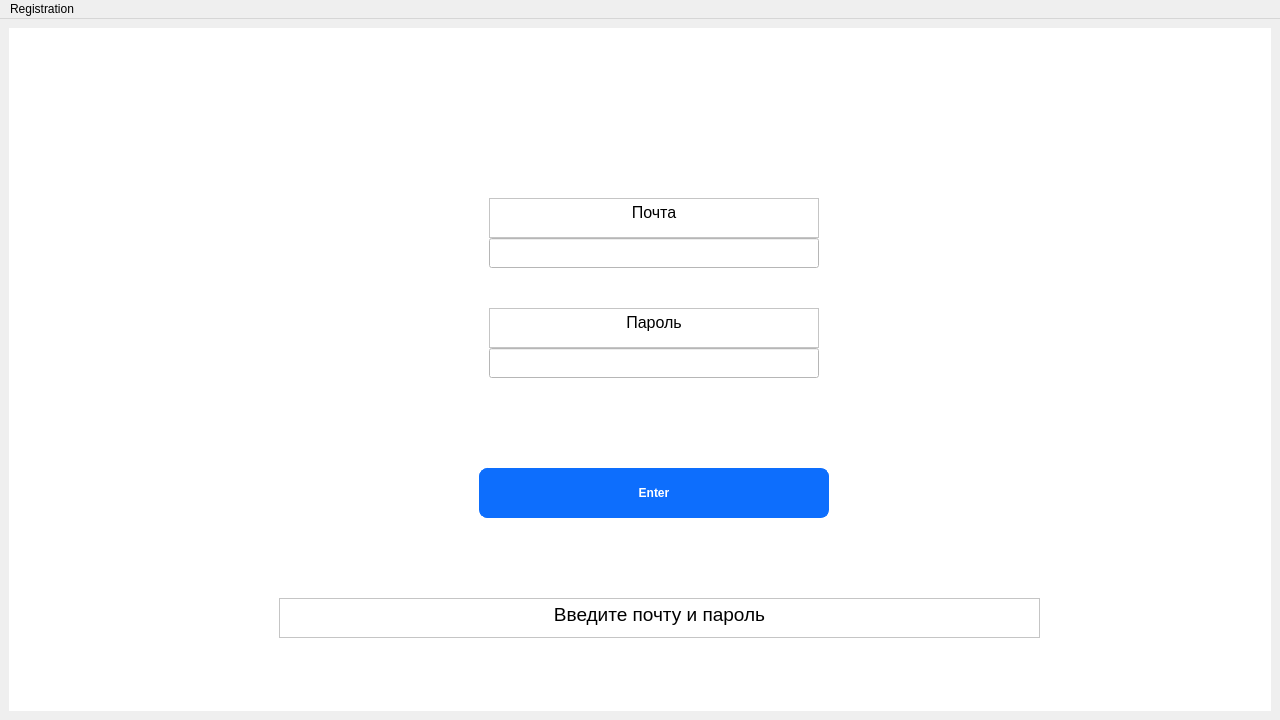
<?xml version="1.0" encoding="UTF-8"?>
<ui version="4.0">
 <class>MainWindow</class>
 <widget class="QMainWindow" name="MainWindow">
  <property name="enabled">
   <bool>true</bool>
  </property>
  <property name="geometry">
   <rect>
    <x>0</x>
    <y>0</y>
    <width>1280</width>
    <height>720</height>
   </rect>
  </property>
  <property name="minimumSize">
   <size>
    <width>1280</width>
    <height>720</height>
   </size>
  </property>
  <property name="maximumSize">
   <size>
    <width>1280</width>
    <height>720</height>
   </size>
  </property>
  <property name="windowTitle">
   <string>AI-image-editor</string>
  </property>
  <widget class="QWidget" name="centralwidget">
   <layout class="QHBoxLayout" name="horizontalLayout">
    <item>
     <widget class="QWidget" name="widget" native="true">
      <property name="enabled">
       <bool>true</bool>
      </property>
      <property name="styleSheet">
       <string notr="true">background-color: rgb(255, 255, 255);</string>
      </property>
      <widget class="QTextEdit" name="email_text">
       <property name="geometry">
        <rect>
         <x>480</x>
         <y>170</y>
         <width>330</width>
         <height>40</height>
        </rect>
       </property>
       <property name="readOnly">
        <bool>true</bool>
       </property>
       <property name="html">
        <string>&lt;!DOCTYPE HTML PUBLIC &quot;-//W3C//DTD HTML 4.0//EN&quot; &quot;http://www.w3.org/TR/REC-html40/strict.dtd&quot;&gt;
&lt;html&gt;&lt;head&gt;&lt;meta name=&quot;qrichtext&quot; content=&quot;1&quot; /&gt;&lt;style type=&quot;text/css&quot;&gt;
p, li { white-space: pre-wrap; }
&lt;/style&gt;&lt;/head&gt;&lt;body style=&quot; font-family:'MS Shell Dlg 2'; font-size:8.25pt; font-weight:400; font-style:normal;&quot;&gt;
&lt;p align=&quot;center&quot; style=&quot; margin-top:0px; margin-bottom:0px; margin-left:0px; margin-right:0px; -qt-block-indent:0; text-indent:0px;&quot;&gt;&lt;span style=&quot; font-size:12pt;&quot;&gt;Почта&lt;/span&gt;&lt;/p&gt;&lt;/body&gt;&lt;/html&gt;</string>
       </property>
      </widget>
      <widget class="QLineEdit" name="input_login">
       <property name="geometry">
        <rect>
         <x>480</x>
         <y>210</y>
         <width>330</width>
         <height>30</height>
        </rect>
       </property>
      </widget>
      <widget class="QTextEdit" name="password_text">
       <property name="geometry">
        <rect>
         <x>480</x>
         <y>280</y>
         <width>330</width>
         <height>40</height>
        </rect>
       </property>
       <property name="readOnly">
        <bool>true</bool>
       </property>
       <property name="html">
        <string>&lt;!DOCTYPE HTML PUBLIC &quot;-//W3C//DTD HTML 4.0//EN&quot; &quot;http://www.w3.org/TR/REC-html40/strict.dtd&quot;&gt;
&lt;html&gt;&lt;head&gt;&lt;meta name=&quot;qrichtext&quot; content=&quot;1&quot; /&gt;&lt;style type=&quot;text/css&quot;&gt;
p, li { white-space: pre-wrap; }
&lt;/style&gt;&lt;/head&gt;&lt;body style=&quot; font-family:'MS Shell Dlg 2'; font-size:8.25pt; font-weight:400; font-style:normal;&quot;&gt;
&lt;p align=&quot;center&quot; style=&quot; margin-top:0px; margin-bottom:0px; margin-left:0px; margin-right:0px; -qt-block-indent:0; text-indent:0px;&quot;&gt;&lt;span style=&quot; font-size:12pt;&quot;&gt;Пароль&lt;/span&gt;&lt;/p&gt;&lt;/body&gt;&lt;/html&gt;</string>
       </property>
      </widget>
      <widget class="QLineEdit" name="input_password">
       <property name="geometry">
        <rect>
         <x>480</x>
         <y>320</y>
         <width>330</width>
         <height>30</height>
        </rect>
       </property>
       <property name="echoMode">
        <enum>QLineEdit::Password</enum>
       </property>
      </widget>
      <widget class="QTextEdit" name="output_text">
       <property name="geometry">
        <rect>
         <x>270</x>
         <y>570</y>
         <width>761</width>
         <height>40</height>
        </rect>
       </property>
       <property name="readOnly">
        <bool>true</bool>
       </property>
       <property name="html">
        <string>&lt;!DOCTYPE HTML PUBLIC &quot;-//W3C//DTD HTML 4.0//EN&quot; &quot;http://www.w3.org/TR/REC-html40/strict.dtd&quot;&gt;
&lt;html&gt;&lt;head&gt;&lt;meta name=&quot;qrichtext&quot; content=&quot;1&quot; /&gt;&lt;style type=&quot;text/css&quot;&gt;
p, li { white-space: pre-wrap; }
&lt;/style&gt;&lt;/head&gt;&lt;body style=&quot; font-family:'MS Shell Dlg 2'; font-size:8.25pt; font-weight:400; font-style:normal;&quot;&gt;
&lt;p align=&quot;center&quot; style=&quot; margin-top:0px; margin-bottom:0px; margin-left:0px; margin-right:0px; -qt-block-indent:0; text-indent:0px;&quot;&gt;&lt;span style=&quot; font-size:14pt;&quot;&gt;Введите почту и пароль&lt;/span&gt;&lt;/p&gt;&lt;/body&gt;&lt;/html&gt;</string>
       </property>
      </widget>
      <widget class="QLabel" name="logo">
       <property name="geometry">
        <rect>
         <x>390</x>
         <y>60</y>
         <width>521</width>
         <height>91</height>
        </rect>
       </property>
       <property name="autoFillBackground">
        <bool>false</bool>
       </property>
       <property name="styleSheet">
        <string notr="true">
image: url(:/logo/logo.jpg);</string>
       </property>
       <property name="text">
        <string/>
       </property>
      </widget>
      <widget class="QPushButton" name="enter_button">
       <property name="geometry">
        <rect>
         <x>470</x>
         <y>430</y>
         <width>350</width>
         <height>60</height>
        </rect>
       </property>
       <property name="cursor">
        <cursorShape>PointingHandCursor</cursorShape>
       </property>
       <property name="styleSheet">
        <string notr="true">QPushButton {
	background-color: #0d6efd;
	color: #fff;
	font-weight: 600;
	border-radius: 8px;
	border: 1px solid #0d6efd;
	padding: 5px 15px;
	margin-top: 10px;
	outline: 0px;
}

QPushButton:pressed {
	background-color: rgb(7, 66, 148);
}</string>
       </property>
       <property name="text">
        <string>Enter</string>
       </property>
      </widget>
     </widget>
    </item>
   </layout>
  </widget>
  <widget class="QMenuBar" name="menuBar">
   <property name="geometry">
    <rect>
     <x>0</x>
     <y>0</y>
     <width>1280</width>
     <height>21</height>
    </rect>
   </property>
   <property name="defaultUp">
    <bool>false</bool>
   </property>
   <widget class="QMenu" name="registration">
    <property name="title">
     <string extracomment="You can register through this button">Registration</string>
    </property>
    <addaction name="actionOpen_window_registration"/>
   </widget>
   <addaction name="registration"/>
  </widget>
  <action name="registration_action">
   <property name="text">
    <string>Registration</string>
   </property>
  </action>
  <action name="actionOpen_window_registration">
   <property name="text">
    <string>Open window registration</string>
   </property>
  </action>
  <action name="actionOpen_window_login">
   <property name="text">
    <string>Open window login</string>
   </property>
  </action>
  <action name="actionOpen_main_window">
   <property name="text">
    <string>Open main window</string>
   </property>
  </action>
 </widget>
 <resources/>
 <connections/>
</ui>
